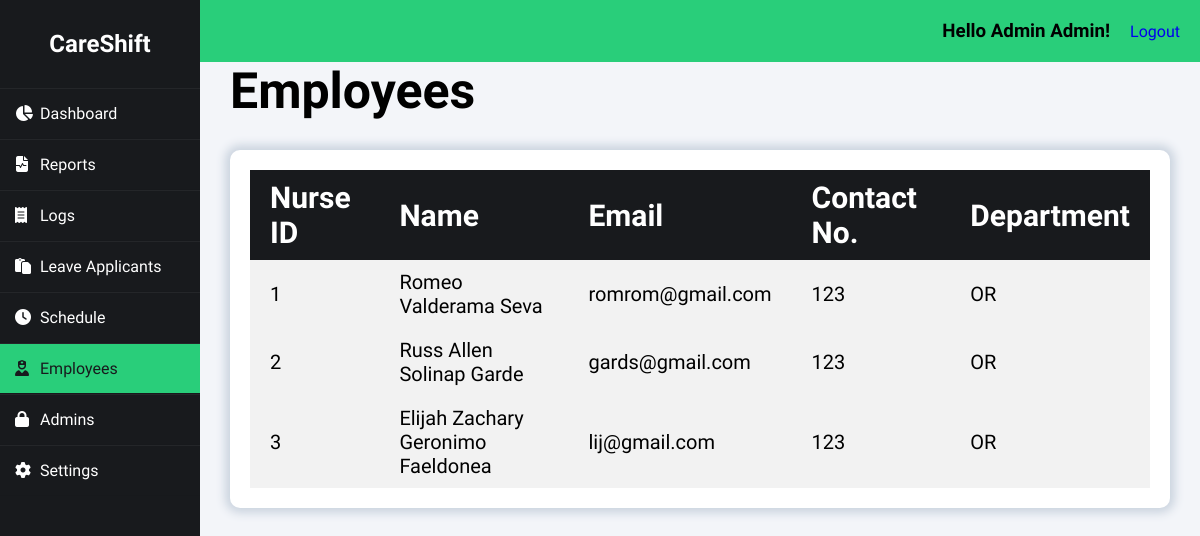
Page /index.php?page=employees (signed in) on the committed database.
### tables this page shows
CREATE TABLE `employee` (
  `emp_id` int(50) NOT NULL auto_increment, 
  `emp_password` varchar(32) NOT NULL,
  `emp_fname` varchar(50) NOT NULL,
  `emp_mname` varchar(50) NOT NULL,
  `emp_lname` varchar(50) NOT NULL,
  `emp_email` varchar(50) NOT NULL,
  `emp_contact` bigint(20) NOT NULL,
  `emp_department` varchar(255) NOT NULL,
  PRIMARY KEY  (`emp_id`)
);

### class/class.admin.php (called while the page is built, shortened)
<?php
class Admin{
	private $DB_SERVER='localhost';
	private $DB_USERNAME='root';
	private $DB_PASSWORD='';
	private $DB_DATABASE='db_careshift';
	private $conn;
	public function __construct(){
		$this->conn = new PDO("mysql:host=".$this->DB_SERVER.";dbname=".$this->DB_DATABASE,$this->DB_USERNAME,$this->DB_PASSWORD);
	}
	function get_id_by_username($username){
		$sql="SELECT adm_id FROM admin WHERE adm_username = :username";
		$q = $this->conn->prepare($sql);
		$q->execute(['username' => $username]);
		$id = $q->fetchColumn();
		return $id;
	}
	function get_fname($id){
		$sql="SELECT adm_fname FROM admin WHERE adm_id = :id";
		$q = $this->conn->prepare($sql);
		$q->execute(['id' => $id]);
		$fname = $q->fetchColumn();
		return $fname;
	}
	function get_lname($id){
		$sql="SELECT adm_lname FROM admin WHERE adm_id = :id";
		$q = $this->conn->prepare($sql);
		$q->execute(['id' => $id]);
		$lname = $q->fetchColumn();
		return $lname;
	}
}
?>

### class/class.employee.php (called while the page is built, shortened)
<?php
class Employee{
	private $DB_SERVER='localhost';
	private $DB_USERNAME='root';
	private $DB_PASSWORD='';
	private $DB_DATABASE='db_careshift';
	private $conn;
	public function __construct(){
		$this->conn = new PDO("mysql:host=".$this->DB_SERVER.";dbname=".$this->DB_DATABASE,$this->DB_USERNAME,$this->DB_PASSWORD);
	}
	public function list_employees(){
		$sql="SELECT * FROM employee";
		$q = $this->conn->query($sql) or die("failed!");
		while($r = $q->fetch(PDO::FETCH_ASSOC)){
		$data[]=$r;
		}
		if(empty($data)){
		   return false;
		}else{
			return $data;
		}
	}
}
?>

### employees-module/index.php (the view, shortened to what this page needs)
<h1>Employees</h1>
<div class="content_wrapper">
<table id="tablerecords">
    <thead>
        <tr>
            <th>Nurse ID</th>
            <th>Name</th>
            <th>Email</th>
            <th>Contact No.</th>
            <th>Department</th>
        </tr>
    </thead>
    <?php
			if($employee->list_employees() != false){
				foreach($employee->list_employees() as $value){
   					extract($value);
					?>
					<tbody>
      					<tr>
        					<td><?php echo $emp_id;?></td>
							<td><?php echo $emp_fname.' '.$emp_mname.' '.$emp_lname;?></td>
        					<td><?php echo $emp_email;?></a></td>
							<td><?php echo $emp_contact;?></td>
							<td><?php echo $emp_department;?></td>
						</tr>
					</tbody>
					<?php
				}
			}
			?>
</table>
</div>

### index.php (shortened to what this page needs)
<?php
include_once 'class/class.employee.php';
include_once 'class/class.admin.php';
$page = (isset($_GET['page']) && $_GET['page'] != '') ? $_GET['page'] : '';
$employee = new Employee();
$admin = new Admin();
$admin_id = $admin->get_id_by_username($_SESSION['adm_username']);
?>
<!DOCTYPE html>
<html>
<head>
    <link rel="stylesheet" href="css/styles.css">
    <link rel="stylesheet" href="https://cdnjs.cloudflare.com/ajax/libs/fullcalendar/3.4.0/fullcalendar.css" />
</head>
<body>
    <div class="wrapper">
        <div class="sidebar">
            <h2>CareShift</h2>
            <ul>
                <li><a href="index.php" class="<?= $page == '' ? 'active' : '' ?>"><i class="fas fa-solid fa-chart-pie"></i>Dashboard</a></li>
                <li><a href="index.php?page=reports" class="<?= $page == 'reports' ? 'active' : '' ?>"><i class="fas fa-solid fa-file-waveform"></i>Reports</a></li>
                <li><a href="index.php?page=logs" class="<?= $page == 'logs' ? 'active' : '' ?>"><i class="fas fa-solid fa-receipt"></i>Logs</a></li>
                <li><a href="index.php?page=leave" class="<?= $page == 'leave' ? 'active' : '' ?>"><i class="fas fa-regular fa-paste"></i></i></i>Leave Applicants</a></li>
                <li><a href="index.php?page=schedule" class="<?= $page == 'schedule' ? 'active' : '' ?>"><i class="fas fa-solid fa-clock"></i>Schedule</a></li>
                <li><a href="index.php?page=employees" class="<?= $page == 'employees' ? 'active' : '' ?>"><i class="fas fa-solid fa-user-nurse"></i>Employees</a></li>
                <li><a href="index.php?page=admins" class="<?= $page == 'admins' ? 'active' : '' ?>"><i class="fas fa-lock" aria-hidden="true"></i></i>Admins</a></li>
                <li><a href="index.php?page=settings" class="<?= $page == 'settings' ? 'active' : '' ?>"><i class="fas fa-solid fa-gear"></i>Settings</a></li>
            </ul>
        </div>
        <div class="body">
            <div class="header">
                <h3>Hello <?php echo $admin->get_fname($admin_id).' '.$admin->get_lname($admin_id);?>!</h3>
                <a href="logout.php" class="right">Logout</a>
            </div>
            <div class="main_content">
                <?php
                    switch($page){
                    case 'employees':
                        require_once 'employees-module/index.php';
                    break;
                    }
                ?>
            </div>
        </div>
    </div>
</body>
</html>

### css/styles.css (style rules this page uses)
* { margin: 0; padding: 0; box-sizing: border-box; list-style: none; text-decoration: none; font-family: "Afacad Flux", sans-serif; }
body { background: #f3f5f9; }
.wrapper { display: flex; position: relative; }
.wrapper .sidebar { position: fixed; width: 200px; height: 100%; background: #181a1d; padding: 30px 0; }
.wrapper .sidebar h2 { color: white; text-align: center; margin-bottom: 30px; }
.wrapper .sidebar ul li { border-bottom: 1px solid rgba(0, 0, 0, 0.05); border-top: 1px solid rgba(255, 255, 255, 0.05); }
.wrapper .sidebar ul li a { color: white; display: block; padding: 15px; }
.wrapper .sidebar ul li a .fas { width: 25px; }
.wrapper .sidebar ul li a.active { background-color: #29ce7a; color: #181a1d; }
.wrapper .sidebar ul li a.active .fas { color: #181a1d; }
.wrapper .body { width: 100%; margin-left: 200px; }
.wrapper .body .header { padding: 20px; background: #29ce7a; display: flex; justify-content: flex-end; gap: 20px; align-items: center; }
.wrapper .body .header h3 { margin: 0; }
.wrapper .body .main_content { padding: 0px 30px 0px 30px; }
.wrapper .body .main_content h1 { font-size: 50px; margin-bottom: 30px; width: 80%; }
.wrapper .body .main_content .content_wrapper { background: white; border-radius: 10px; box-shadow: 0 0 10px 5px #CBD4DF; padding: 20px; margin-top: 30px; margin-bottom: 30px; }
#tablerecords { padding: 10px; width: 100%; border-collapse: collapse; }
#tablerecords thead { color: white; background-color: #181a1d; text-align: left; font-size: 30px; }
#tablerecords thead tr th { padding: 10px 20px 10px 20px; }
#tablerecords th, #tablerecords td { padding: 10px 0px; }
#tablerecords tbody { font-size: 20px; }
#tablerecords tbody tr:nth-child(odd) { background-color: #f2f2f2; }
#tablerecords tbody tr td { padding: 10px 20px 10px 20px; }

### rows in the picture
employee: emp_id "1", emp_fname "Romeo", emp_mname "Valderama", emp_lname "Seva", emp_email "romrom@gmail.com", emp_contact "123", emp_department "OR"
employee: emp_id "2", emp_fname "Russ Allen", emp_mname "Solinap", emp_lname "Garde", emp_email "gards@gmail.com", emp_contact "123", emp_department "OR"
employee: emp_id "3", emp_fname "Elijah Zachary", emp_mname "Geronimo", emp_lname "Faeldonea", emp_email "lij@gmail.com", emp_contact "123", emp_department "OR"

### other values in the picture
$admin->get_fname($admin_id) "Admin"
$admin->get_lname($admin_id) "Admin"
